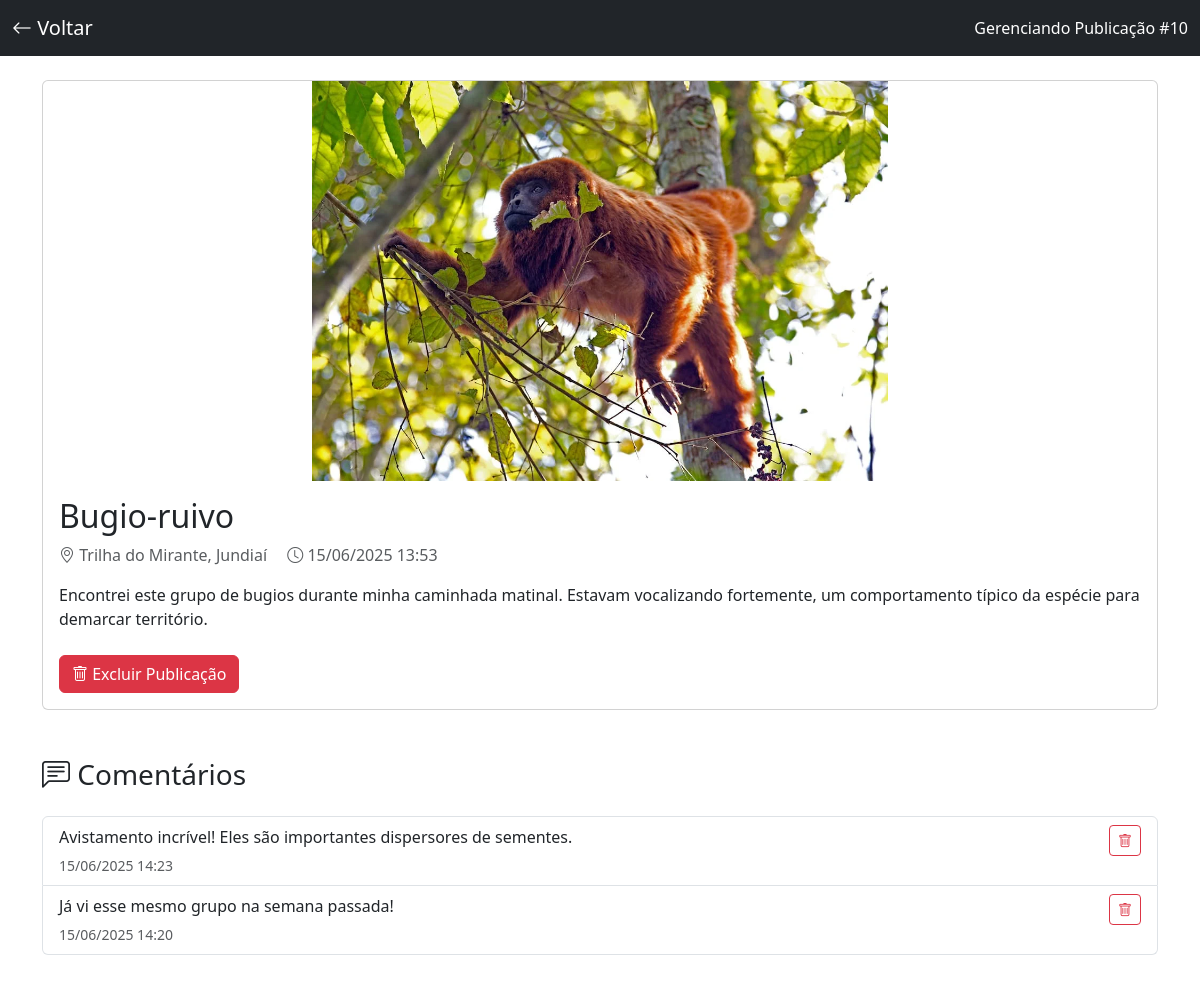
The app's page /detalhes-admin.php?id=10 (signed in) with its own data.
### tables this page shows
CREATE TABLE `postagem` (
  `ID_Postagem` int(11) NOT NULL,
  `Foto` varchar(255) DEFAULT NULL,
  `Data_Postagem` datetime NOT NULL DEFAULT current_timestamp(),
  `Localizacao_Postagem` varchar(255) DEFAULT NULL,
  `Titulo_Postagem` varchar(255) DEFAULT NULL,
  `Descricao_Postagem` text DEFAULT NULL,
  `ID_Categoria` int(11) NOT NULL,
  `Categoria` enum('Usuario','Especialista') NOT NULL,
  `Nome_Cientifico` varchar(255) DEFAULT NULL
);

CREATE TABLE `comentarios` (
  `ID_Comentario` int(11) NOT NULL,
  `Conteudo_Comentario` text NOT NULL,
  `Data_Comentario` datetime NOT NULL DEFAULT current_timestamp(),
  `ID_Categoria` int(11) NOT NULL,
  `Categoria` enum('Usuario','Especialista') NOT NULL,
  `ID_Postagem` int(11) NOT NULL
);

### detalhes-admin.php (the view, shortened to what this page needs)
<?php
include 'conexao.php';
$post_id = intval($_GET['id'] ?? 0);
$post = $conn->query("SELECT * FROM postagem WHERE ID_Postagem = $post_id")->fetch_assoc();
$comentarios = $conn->query("SELECT * FROM comentarios WHERE ID_Postagem = $post_id ORDER BY Data_Comentario DESC");
?>
<!DOCTYPE html>
<html lang="pt-br">
<head>
    <link href="https://cdn.jsdelivr.net/npm/bootstrap@5.3.2/dist/css/bootstrap.min.css" rel="stylesheet">
    <link rel="stylesheet" href="https://cdn.jsdelivr.net/npm/bootstrap-icons@1.11.1/font/bootstrap-icons.css">
</head>
<body>
    <nav class="navbar navbar-dark bg-dark">
        <div class="container-fluid">
            <a class="navbar-brand" href="admin.php">
                <i class="bi bi-arrow-left"></i> Voltar
            </a>
            <span class="navbar-text text-white">
                Gerenciando Publicação #<?= $post_id ?>
            </span>
        </div>
    </nav>
    <div class="container py-4">
        <div class="card mb-5">
            <img src="<?= $post['Foto'] ?>" class="card-img-top post-img" alt="...">
            <div class="card-body">
                <h2 class="card-title"><?= htmlspecialchars($post['Titulo_Postagem']) ?></h2>
                <p class="text-muted">
                    <i class="bi bi-geo-alt"></i> <?= htmlspecialchars($post['Localizacao_Postagem']) ?>
                    <span class="ms-3">
                        <i class="bi bi-clock"></i> <?= date('d/m/Y H:i', strtotime($post['Data_Postagem'])) ?>
                    </span>
                </p>
                <p class="card-text"><?= nl2br(htmlspecialchars($post['Descricao_Postagem'])) ?></p>
                <form method="POST" class="mt-4">
                    <button type="submit" name="excluir_post" class="btn btn-danger"
                            onclick="return confirm('Tem certeza que deseja excluir esta publicação permanentemente?')">
                        <i class="bi bi-trash"></i> Excluir Publicação
                    </button>
                </form>
            </div>
        </div>
        <h3 class="mb-4"><i class="bi bi-chat-left-text"></i> Comentários</h3>
        <?php if ($comentarios->num_rows > 0): ?>
            <div class="list-group mb-4">
                <?php while($comentario = $comentarios->fetch_assoc()): ?>
                    <div class="list-group-item">
                        <div class="d-flex justify-content-between">
                            <div>
                                <p class="mb-1"><?= htmlspecialchars($comentario['Conteudo_Comentario']) ?></p>
                                <small class="text-muted">
                                    <?= date('d/m/Y H:i', strtotime($comentario['Data_Comentario'])) ?>
                                </small>
                            </div>
                            <form method="POST">
                                <button type="submit" name="excluir_comentario" class="btn btn-sm btn-outline-danger"
                                        onclick="return confirm('Excluir este comentário?')">
                                    <i class="bi bi-trash"></i>
                                </button>
                            </form>
                        </div>
                    </div>
                <?php endwhile; ?>
            </div>
        <?php else: ?>
            <div class="alert alert-info">Nenhum comentário encontrado</div>
        <?php endif; ?>
    </div>
</body>
</html>

### detalhes-admin.php (style rules this page uses)
.post-img { max-height: 400px; object-fit: contain; }

### records on screen
postagem: Foto (picture), Titulo_Postagem "Bugio-ruivo", Localizacao_Postagem "Trilha do Mirante, Jundiaí", Data_Postagem "15/06/2025 13:53", Descricao_Postagem "Encontrei este grupo de bugios durante minha caminhada matinal. Estavam vocalizando fortemente, um comportamento típico da espécie para demarcar território."
comentarios: Conteudo_Comentario "Avistamento incrível! Eles são importantes dispersores de sementes.", Data_Comentario "15/06/2025 14:23"
comentarios: Conteudo_Comentario "Já vi esse mesmo grupo na semana passada!", Data_Comentario "15/06/2025 14:20"

### other values on screen
$post_id "10"
